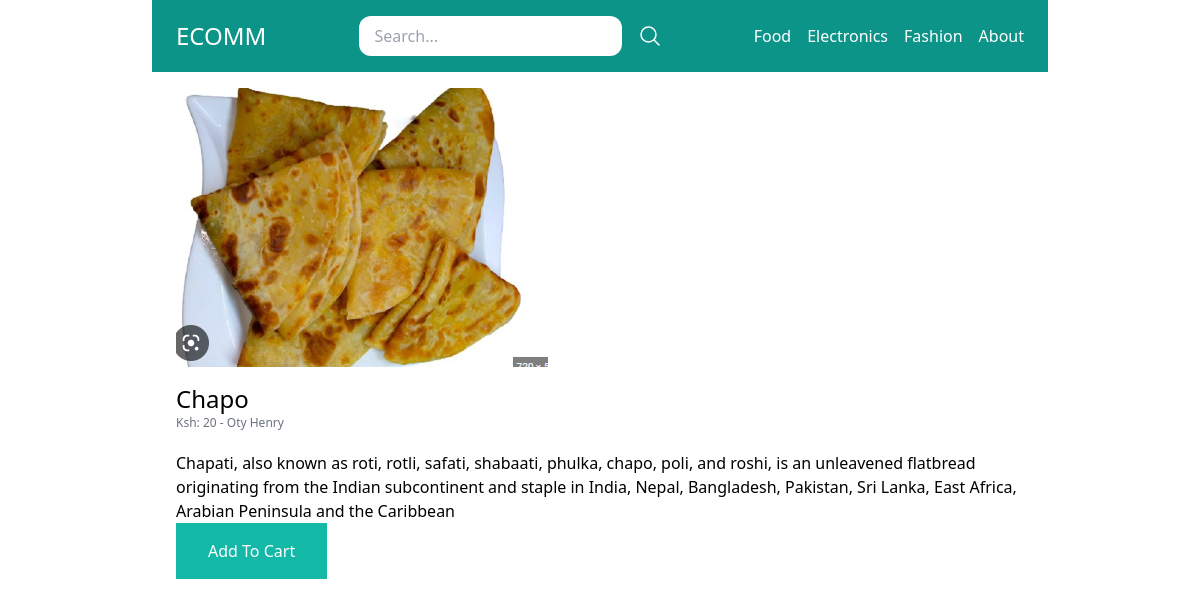
Before: /food/chapo/ with the older database file.
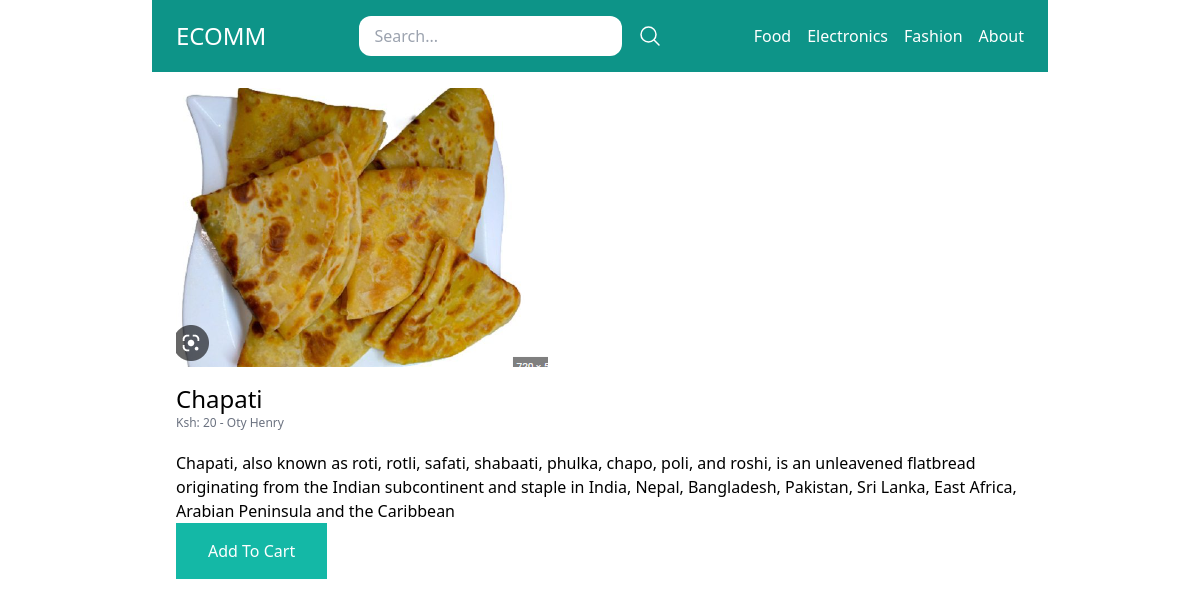
After: the same page with the newer database file.
### store/models.py (models this page shows, shortened)
class Product(models.Model):
    category = models.ForeignKey(Category, related_name='products', on_delete=models.CASCADE)
    user = models.ForeignKey(User, related_name='products', on_delete=models.CASCADE)
    title = models.CharField(max_length=50)
    slug = models.SlugField(max_length=50)
    description = models.TextField(max_length=300, blank=True, null=True)
    price = models.IntegerField()
    image = models.ImageField(upload_to='uploads/product_images/', blank=True, null=True)
    created_at = models.DateTimeField(auto_now_add=True)
    updated_at = models.DateTimeField(auto_now=True)
    DRAFT = 'draft'
    WAITING_APPROVAL = 'waiting_approval'
    ACTIVE = 'active'
    DELETED = 'deleted'
    STATUS_CHOICES = (
        (DRAFT, 'Draft'),
        (WAITING_APPROVAL, 'Waiting Approval'),
        (ACTIVE, 'Active'),
        (DELETED, 'Deleted'),
    )
    status = models.CharField(max_length=50, choices=STATUS_CHOICES, default=ACTIVE)
    class Meta:
        ordering = ('-created_at', )

### store/views.py (the view)
# urls.py: path('<slug:category_slug>/<slug:slug>/', views.productDetail, name='product_detail'),
def productDetail(request, category_slug, slug):
    product = get_object_or_404(Product, slug=slug, status=Product.ACTIVE)
    return render(request, 'store/product_detail.html', {'product': product})

### store/templatetags/menu.py (called while the page is built)
@register.inclusion_tag('core/menu.html')
def menu():
    categories  = Category.objects.all()
    return {'categories': categories}

### store/templates/store/product_detail.html (shortened to what this page needs)
{% extends 'core/base.html' %}
{% block content %}
    {% if product.image %}
        <div class="image mb-4">
            <img src="{{product.image.url}}" alt="{{product.title}} Image">
        </div>
    {% endif %}
    <h1 class="text-2xl">{{product.title}}</h1>
    <p class="text-xs text-gray-500">Ksh: {{product.price}} - <a href="{% url 'vendor_detail' product.user.id %}">{% firstof product.user.get_full_name product.user.username %}</a></p>
    {% if product.description %}
        <p class="mt-5">
            {{product.description}}
        </p>
    {% endif %}
    <a href="{% url 'add_to_cart' product.id %}" class="inline-block px-8 py-4 bg-teal-500 text-white">Add To Cart</a>
{% endblock %}

Changed rows visible on the page:
changed Product "Oty Henry": title "Chapo" → "Chapati"
